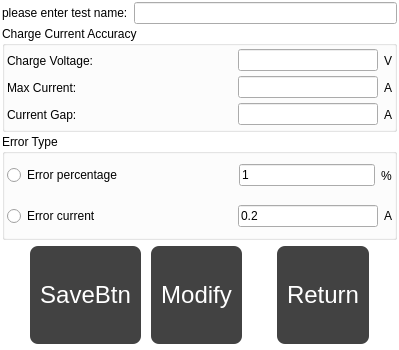
<?xml version="1.0" encoding="UTF-8"?>
<ui version="4.0">
 <class>CurrentAccuracyTestDialog</class>
 <widget class="QDialog" name="CurrentAccuracyTestDialog">
  <property name="geometry">
   <rect>
    <x>0</x>
    <y>0</y>
    <width>399</width>
    <height>350</height>
   </rect>
  </property>
  <property name="windowTitle">
   <string>CurrentAccuracyTestDialog</string>
  </property>
  <property name="windowIcon">
   <iconset resource="batteryplatform.qrc">
    <normaloff>:/res/res/battery.png</normaloff>:/res/res/battery.png</iconset>
  </property>
  <property name="styleSheet">
   <string notr="true">QPushButton {
	
	background-color: rgb(66, 66, 66);
    border-radius: 8px;
    padding: 10px 10px;
    text-align: center;
    text-decoration: none;
    font-size: 24px;
    margin: 4px 2px;
    color: white;
}
QPushButton:hover {   
	
	background-color: rgb(33, 33, 33);
}
QPushButton:pressed {
    padding-left:13px;
    /*上内边距为3像素，让按下时字向下移动3像素*/  
    padding-top:13px;
}
QDialog{	
	background-color: rgb(255, 255, 255);
}</string>
  </property>
  <layout class="QVBoxLayout" name="verticalLayout_2">
   <property name="spacing">
    <number>2</number>
   </property>
   <property name="leftMargin">
    <number>2</number>
   </property>
   <property name="topMargin">
    <number>2</number>
   </property>
   <property name="rightMargin">
    <number>2</number>
   </property>
   <property name="bottomMargin">
    <number>2</number>
   </property>
   <item>
    <layout class="QHBoxLayout" name="horizontalLayout_4">
     <item>
      <widget class="QLabel" name="label_2">
       <property name="sizePolicy">
        <sizepolicy hsizetype="Preferred" vsizetype="Fixed">
         <horstretch>0</horstretch>
         <verstretch>0</verstretch>
        </sizepolicy>
       </property>
       <property name="styleSheet">
        <string notr="true">font: 12pt &quot;微软雅黑&quot;;</string>
       </property>
       <property name="text">
        <string>please enter test name:</string>
       </property>
      </widget>
     </item>
     <item>
      <widget class="QLineEdit" name="lineEdit_testname">
       <property name="styleSheet">
        <string notr="true">font: 12pt &quot;微软雅黑&quot;;</string>
       </property>
       <property name="text">
        <string/>
       </property>
      </widget>
     </item>
    </layout>
   </item>
   <item>
    <widget class="QGroupBox" name="groupBox_4">
     <property name="styleSheet">
      <string notr="true">font: 12pt &quot;微软雅黑&quot;;</string>
     </property>
     <property name="title">
      <string>Charge Current Accuracy</string>
     </property>
     <layout class="QVBoxLayout" name="verticalLayout_3">
      <property name="spacing">
       <number>2</number>
      </property>
      <property name="leftMargin">
       <number>2</number>
      </property>
      <property name="topMargin">
       <number>2</number>
      </property>
      <property name="rightMargin">
       <number>2</number>
      </property>
      <property name="bottomMargin">
       <number>2</number>
      </property>
      <item>
       <layout class="QHBoxLayout" name="horizontalLayout_22">
        <item>
         <widget class="QLabel" name="label_3">
          <property name="text">
           <string>Charge Voltage:</string>
          </property>
         </widget>
        </item>
        <item>
         <widget class="QLineEdit" name="lineEdit_voltage">
          <property name="sizePolicy">
           <sizepolicy hsizetype="Expanding" vsizetype="Fixed">
            <horstretch>0</horstretch>
            <verstretch>0</verstretch>
           </sizepolicy>
          </property>
          <property name="minimumSize">
           <size>
            <width>140</width>
            <height>0</height>
           </size>
          </property>
          <property name="maximumSize">
           <size>
            <width>140</width>
            <height>16777215</height>
           </size>
          </property>
          <property name="inputMask">
           <string/>
          </property>
          <property name="placeholderText">
           <string/>
          </property>
         </widget>
        </item>
        <item>
         <widget class="QLabel" name="label_18">
          <property name="sizePolicy">
           <sizepolicy hsizetype="Fixed" vsizetype="Preferred">
            <horstretch>0</horstretch>
            <verstretch>0</verstretch>
           </sizepolicy>
          </property>
          <property name="text">
           <string>V</string>
          </property>
         </widget>
        </item>
       </layout>
      </item>
      <item>
       <layout class="QHBoxLayout" name="horizontalLayout_23">
        <item>
         <widget class="QLabel" name="label_4">
          <property name="text">
           <string>Max Current:</string>
          </property>
         </widget>
        </item>
        <item>
         <widget class="QLineEdit" name="lineEdit_max_current">
          <property name="sizePolicy">
           <sizepolicy hsizetype="Expanding" vsizetype="Fixed">
            <horstretch>0</horstretch>
            <verstretch>0</verstretch>
           </sizepolicy>
          </property>
          <property name="minimumSize">
           <size>
            <width>140</width>
            <height>0</height>
           </size>
          </property>
          <property name="maximumSize">
           <size>
            <width>140</width>
            <height>16777215</height>
           </size>
          </property>
          <property name="inputMask">
           <string/>
          </property>
          <property name="placeholderText">
           <string/>
          </property>
         </widget>
        </item>
        <item>
         <widget class="QLabel" name="label_19">
          <property name="sizePolicy">
           <sizepolicy hsizetype="Fixed" vsizetype="Preferred">
            <horstretch>0</horstretch>
            <verstretch>0</verstretch>
           </sizepolicy>
          </property>
          <property name="text">
           <string>A</string>
          </property>
         </widget>
        </item>
       </layout>
      </item>
      <item>
       <layout class="QHBoxLayout" name="horizontalLayout_5">
        <item>
         <widget class="QLabel" name="label_16">
          <property name="text">
           <string>Current Gap:</string>
          </property>
         </widget>
        </item>
        <item>
         <widget class="QLineEdit" name="lineEdit_current_gap">
          <property name="sizePolicy">
           <sizepolicy hsizetype="Expanding" vsizetype="Fixed">
            <horstretch>0</horstretch>
            <verstretch>0</verstretch>
           </sizepolicy>
          </property>
          <property name="minimumSize">
           <size>
            <width>140</width>
            <height>0</height>
           </size>
          </property>
          <property name="maximumSize">
           <size>
            <width>140</width>
            <height>16777215</height>
           </size>
          </property>
          <property name="placeholderText">
           <string/>
          </property>
         </widget>
        </item>
        <item>
         <widget class="QLabel" name="label_17">
          <property name="sizePolicy">
           <sizepolicy hsizetype="Fixed" vsizetype="Preferred">
            <horstretch>0</horstretch>
            <verstretch>0</verstretch>
           </sizepolicy>
          </property>
          <property name="text">
           <string>A</string>
          </property>
         </widget>
        </item>
       </layout>
      </item>
     </layout>
    </widget>
   </item>
   <item>
    <widget class="QGroupBox" name="groupBox">
     <property name="styleSheet">
      <string notr="true">font: 12pt &quot;微软雅黑&quot;;</string>
     </property>
     <property name="title">
      <string>Error Type</string>
     </property>
     <layout class="QVBoxLayout" name="verticalLayout">
      <property name="spacing">
       <number>2</number>
      </property>
      <property name="leftMargin">
       <number>2</number>
      </property>
      <property name="topMargin">
       <number>2</number>
      </property>
      <property name="rightMargin">
       <number>2</number>
      </property>
      <property name="bottomMargin">
       <number>2</number>
      </property>
      <item>
       <layout class="QHBoxLayout" name="horizontalLayout">
        <item>
         <widget class="QRadioButton" name="radioButton_error_percentage">
          <property name="text">
           <string>Error percentage</string>
          </property>
         </widget>
        </item>
        <item>
         <widget class="QLineEdit" name="lineEdit_error_percentage">
          <property name="minimumSize">
           <size>
            <width>136</width>
            <height>0</height>
           </size>
          </property>
          <property name="maximumSize">
           <size>
            <width>136</width>
            <height>16777215</height>
           </size>
          </property>
          <property name="text">
           <string>1</string>
          </property>
         </widget>
        </item>
        <item>
         <widget class="QLabel" name="label_21">
          <property name="sizePolicy">
           <sizepolicy hsizetype="Fixed" vsizetype="Preferred">
            <horstretch>0</horstretch>
            <verstretch>0</verstretch>
           </sizepolicy>
          </property>
          <property name="text">
           <string>%</string>
          </property>
         </widget>
        </item>
       </layout>
      </item>
      <item>
       <layout class="QHBoxLayout" name="horizontalLayout_2">
        <item>
         <widget class="QRadioButton" name="radioButton_error_current">
          <property name="text">
           <string>Error current</string>
          </property>
         </widget>
        </item>
        <item>
         <widget class="QLineEdit" name="lineEdit_error_current">
          <property name="minimumSize">
           <size>
            <width>140</width>
            <height>0</height>
           </size>
          </property>
          <property name="maximumSize">
           <size>
            <width>140</width>
            <height>16777215</height>
           </size>
          </property>
          <property name="text">
           <string>0.2</string>
          </property>
         </widget>
        </item>
        <item>
         <widget class="QLabel" name="label_20">
          <property name="sizePolicy">
           <sizepolicy hsizetype="Fixed" vsizetype="Preferred">
            <horstretch>0</horstretch>
            <verstretch>0</verstretch>
           </sizepolicy>
          </property>
          <property name="text">
           <string>A</string>
          </property>
         </widget>
        </item>
       </layout>
      </item>
     </layout>
    </widget>
   </item>
   <item>
    <layout class="QHBoxLayout" name="horizontalLayout_3">
     <item>
      <spacer name="horizontalSpacer">
       <property name="orientation">
        <enum>Qt::Horizontal</enum>
       </property>
       <property name="sizeHint" stdset="0">
        <size>
         <width>40</width>
         <height>20</height>
        </size>
       </property>
      </spacer>
     </item>
     <item>
      <widget class="QPushButton" name="SaveBtn">
       <property name="sizePolicy">
        <sizepolicy hsizetype="Preferred" vsizetype="Preferred">
         <horstretch>0</horstretch>
         <verstretch>0</verstretch>
        </sizepolicy>
       </property>
       <property name="minimumSize">
        <size>
         <width>0</width>
         <height>0</height>
        </size>
       </property>
       <property name="maximumSize">
        <size>
         <width>16777215</width>
         <height>16777215</height>
        </size>
       </property>
       <property name="text">
        <string>SaveBtn</string>
       </property>
      </widget>
     </item>
     <item>
      <widget class="QPushButton" name="ModifyBtn">
       <property name="sizePolicy">
        <sizepolicy hsizetype="Preferred" vsizetype="Preferred">
         <horstretch>0</horstretch>
         <verstretch>0</verstretch>
        </sizepolicy>
       </property>
       <property name="minimumSize">
        <size>
         <width>0</width>
         <height>0</height>
        </size>
       </property>
       <property name="maximumSize">
        <size>
         <width>16777215</width>
         <height>16777215</height>
        </size>
       </property>
       <property name="text">
        <string>Modify</string>
       </property>
      </widget>
     </item>
     <item>
      <spacer name="horizontalSpacer_2">
       <property name="orientation">
        <enum>Qt::Horizontal</enum>
       </property>
       <property name="sizeHint" stdset="0">
        <size>
         <width>40</width>
         <height>20</height>
        </size>
       </property>
      </spacer>
     </item>
     <item>
      <widget class="QPushButton" name="ReturnBtn">
       <property name="sizePolicy">
        <sizepolicy hsizetype="Preferred" vsizetype="Preferred">
         <horstretch>0</horstretch>
         <verstretch>0</verstretch>
        </sizepolicy>
       </property>
       <property name="minimumSize">
        <size>
         <width>0</width>
         <height>0</height>
        </size>
       </property>
       <property name="maximumSize">
        <size>
         <width>16777215</width>
         <height>16777215</height>
        </size>
       </property>
       <property name="text">
        <string>Return</string>
       </property>
      </widget>
     </item>
     <item>
      <spacer name="horizontalSpacer_3">
       <property name="orientation">
        <enum>Qt::Horizontal</enum>
       </property>
       <property name="sizeHint" stdset="0">
        <size>
         <width>40</width>
         <height>20</height>
        </size>
       </property>
      </spacer>
     </item>
    </layout>
   </item>
  </layout>
 </widget>
 <layoutdefault spacing="6" margin="11"/>
 <resources>
  <include location="batteryplatform.qrc"/>
 </resources>
 <connections/>
</ui>
